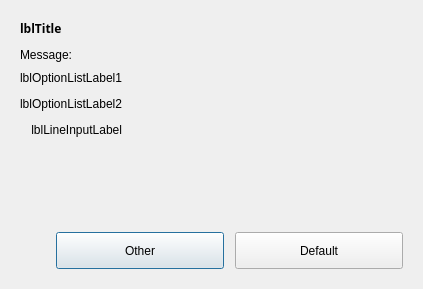
<?xml version="1.0" encoding="UTF-8"?>
<ui version="4.0">
 <class>Dialog</class>
 <widget class="QDialog" name="Dialog">
  <property name="geometry">
   <rect>
    <x>0</x>
    <y>0</y>
    <width>423</width>
    <height>289</height>
   </rect>
  </property>
  <property name="windowTitle">
   <string>Dialog</string>
  </property>
  <property name="autoFillBackground">
   <bool>false</bool>
  </property>
  <layout class="QVBoxLayout" name="verticalLayout_2">
   <item>
    <widget class="QFrame" name="frContainer">
     <property name="frameShape">
      <enum>QFrame::NoFrame</enum>
     </property>
     <property name="frameShadow">
      <enum>QFrame::Raised</enum>
     </property>
     <layout class="QVBoxLayout" name="verticalLayout">
      <item>
       <layout class="QHBoxLayout" name="DialogTitle">
        <property name="bottomMargin">
         <number>5</number>
        </property>
        <item>
         <widget class="QLabel" name="lblTitle">
          <property name="sizePolicy">
           <sizepolicy hsizetype="Preferred" vsizetype="Preferred">
            <horstretch>0</horstretch>
            <verstretch>0</verstretch>
           </sizepolicy>
          </property>
          <property name="maximumSize">
           <size>
            <width>16777215</width>
            <height>45</height>
           </size>
          </property>
          <property name="font">
           <font>
            <family>Century Gothic</family>
            <weight>75</weight>
            <bold>true</bold>
           </font>
          </property>
          <property name="text">
           <string>lblTitle</string>
          </property>
         </widget>
        </item>
       </layout>
      </item>
      <item>
       <widget class="QLabel" name="lblMessage">
        <property name="text">
         <string>Message:</string>
        </property>
       </widget>
      </item>
      <item>
       <layout class="QGridLayout" name="gridLayout">
        <item row="0" column="0">
         <widget class="QLabel" name="lblOptionListLabel1">
          <property name="text">
           <string>lblOptionListLabel1</string>
          </property>
          <property name="alignment">
           <set>Qt::AlignRight|Qt::AlignTrailing|Qt::AlignVCenter</set>
          </property>
         </widget>
        </item>
        <item row="0" column="1">
         <widget class="QFrame" name="cmbOptionList1">
          <property name="sizePolicy">
           <sizepolicy hsizetype="Expanding" vsizetype="Fixed">
            <horstretch>0</horstretch>
            <verstretch>0</verstretch>
           </sizepolicy>
          </property>
          <property name="minimumSize">
           <size>
            <width>0</width>
            <height>20</height>
           </size>
          </property>
          <property name="frameShape">
           <enum>QFrame::NoFrame</enum>
          </property>
          <property name="frameShadow">
           <enum>QFrame::Raised</enum>
          </property>
         </widget>
        </item>
        <item row="1" column="0">
         <widget class="QLabel" name="lblOptionListLabel2">
          <property name="text">
           <string>lblOptionListLabel2</string>
          </property>
          <property name="alignment">
           <set>Qt::AlignRight|Qt::AlignTrailing|Qt::AlignVCenter</set>
          </property>
         </widget>
        </item>
        <item row="1" column="1">
         <widget class="QFrame" name="cmbOptionList2">
          <property name="sizePolicy">
           <sizepolicy hsizetype="Expanding" vsizetype="Fixed">
            <horstretch>0</horstretch>
            <verstretch>0</verstretch>
           </sizepolicy>
          </property>
          <property name="minimumSize">
           <size>
            <width>0</width>
            <height>20</height>
           </size>
          </property>
          <property name="frameShape">
           <enum>QFrame::NoFrame</enum>
          </property>
          <property name="frameShadow">
           <enum>QFrame::Raised</enum>
          </property>
         </widget>
        </item>
        <item row="2" column="0">
         <widget class="QLabel" name="lblLineInputLabel">
          <property name="text">
           <string>lblLineInputLabel</string>
          </property>
          <property name="alignment">
           <set>Qt::AlignRight|Qt::AlignTrailing|Qt::AlignVCenter</set>
          </property>
         </widget>
        </item>
        <item row="2" column="1">
         <widget class="QFrame" name="txtLineInput">
          <property name="sizePolicy">
           <sizepolicy hsizetype="Expanding" vsizetype="Fixed">
            <horstretch>0</horstretch>
            <verstretch>0</verstretch>
           </sizepolicy>
          </property>
          <property name="minimumSize">
           <size>
            <width>0</width>
            <height>20</height>
           </size>
          </property>
          <property name="frameShape">
           <enum>QFrame::NoFrame</enum>
          </property>
          <property name="frameShadow">
           <enum>QFrame::Raised</enum>
          </property>
         </widget>
        </item>
       </layout>
      </item>
      <item>
       <spacer name="ContentBottomSpacer">
        <property name="orientation">
         <enum>Qt::Vertical</enum>
        </property>
        <property name="sizeHint" stdset="0">
         <size>
          <width>20</width>
          <height>43</height>
         </size>
        </property>
       </spacer>
      </item>
      <item>
       <layout class="QHBoxLayout" name="DialogButtons">
        <property name="topMargin">
         <number>5</number>
        </property>
        <item>
         <spacer name="ButtonAlignSpacer">
          <property name="orientation">
           <enum>Qt::Horizontal</enum>
          </property>
          <property name="sizeHint" stdset="0">
           <size>
            <width>40</width>
            <height>20</height>
           </size>
          </property>
         </spacer>
        </item>
        <item>
         <widget class="QPushButton" name="btnCancel">
          <property name="enabled">
           <bool>true</bool>
          </property>
          <property name="minimumSize">
           <size>
            <width>168</width>
            <height>37</height>
           </size>
          </property>
          <property name="maximumSize">
           <size>
            <width>168</width>
            <height>37</height>
           </size>
          </property>
          <property name="text">
           <string>Other</string>
          </property>
          <property name="default">
           <bool>false</bool>
          </property>
         </widget>
        </item>
        <item>
         <spacer name="ButtonsSpacer">
          <property name="orientation">
           <enum>Qt::Horizontal</enum>
          </property>
          <property name="sizeType">
           <enum>QSizePolicy::Fixed</enum>
          </property>
          <property name="sizeHint" stdset="0">
           <size>
            <width>5</width>
            <height>20</height>
           </size>
          </property>
         </spacer>
        </item>
        <item>
         <widget class="QPushButton" name="btnOK">
          <property name="enabled">
           <bool>true</bool>
          </property>
          <property name="minimumSize">
           <size>
            <width>168</width>
            <height>37</height>
           </size>
          </property>
          <property name="maximumSize">
           <size>
            <width>168</width>
            <height>37</height>
           </size>
          </property>
          <property name="text">
           <string>Default</string>
          </property>
          <property name="default">
           <bool>false</bool>
          </property>
         </widget>
        </item>
       </layout>
      </item>
     </layout>
    </widget>
   </item>
  </layout>
 </widget>
 <resources/>
 <connections/>
</ui>
